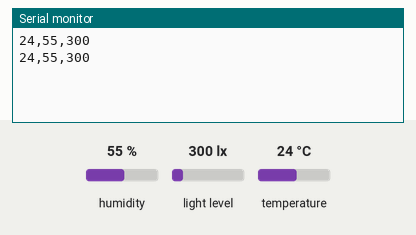
This sketch was run on a simulated Arduino Uno, built with avr-gcc and run on an emulated ATmega328P. On the bench: the last lines printed to the serial monitor. Inputs (shaded band) come from the test bench; at power-on: humidity 55 %, light level 300 lx, temperature 24 °C.

Above: at 2.8 s.
2.9 s: humidity set to 22 %
At 4.6 s:
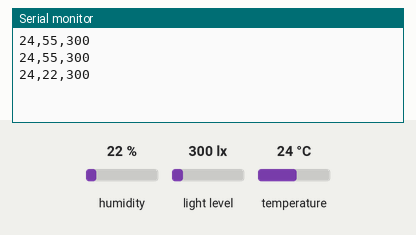
5.6 s: light level set to 40 lx
At 7.0 s:
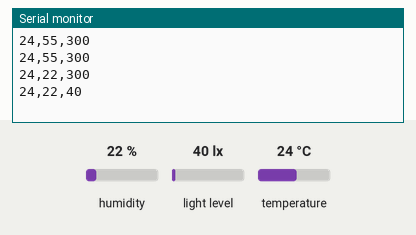
8.3 s: temperature set to 12 °C
At 10.6 s:
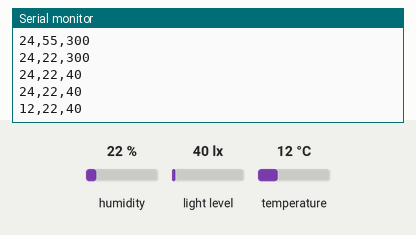
11.0 s: light level set to 500 lx
At 13.1 s:
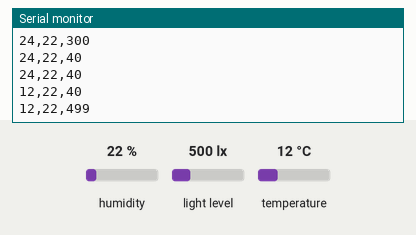
13.7 s: humidity set to 40 %
At 15.5 s:
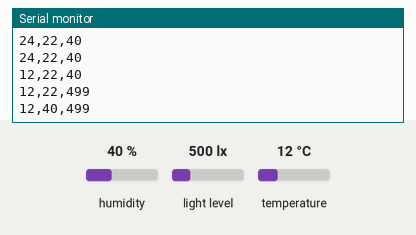
Timing chart, 0 to 17.0 s (numbered marks = the images above; inputs shaded):
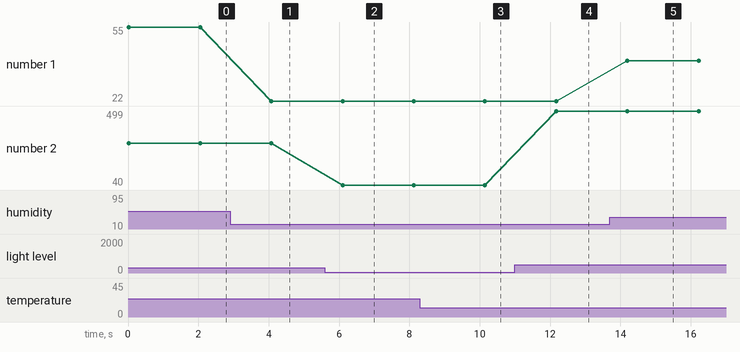

The sketch:

step12.ino
```cpp
#include <Wire.h>
#include <BH1750.h>
#include <DHT.h>
#include <DHT_U.h>

#define DHT11_PIN 14
#define DHT11_TYPE DHT11
DHT dht11(DHT11_PIN, DHT11_TYPE);
BH1750 bh1750;

void setup() {
  Serial.begin(9600);
  Wire.begin();
  bh1750.begin();
  dht11.begin();
}
void loop() {
  int LUX = bh1750.readLightLevel();
  int TEMP = dht11.readTemperature();
  int RH = dht11.readHumidity();
  String data = String(TEMP) + "," + String(RH) + "," + String(LUX);
  Serial.println(data);
  delay(2000);
}
```

Measured:
- after the input at 2.9 s, the serial monitor: prints a new line after 1.2 s (image 1)
- after the input at 5.6 s, the serial monitor: prints a new line after 0.50 s (image 2)
- after the input at 8.3 s, the serial monitor: prints a new line after 1.8 s (image 3)
- after the input at 11.0 s, the serial monitor: prints a new line after 1.2 s (image 4)
- after the input at 13.7 s, the serial monitor: prints a new line after 0.50 s (image 5)
- plotted number 1: 55 → 22 after the input at 2.9 s, 22 → 40 after the input at 13.7 s
- plotted number 2: 300 → 40 after the input at 5.6 s, 40 → 499 after the input at 11.0 s
